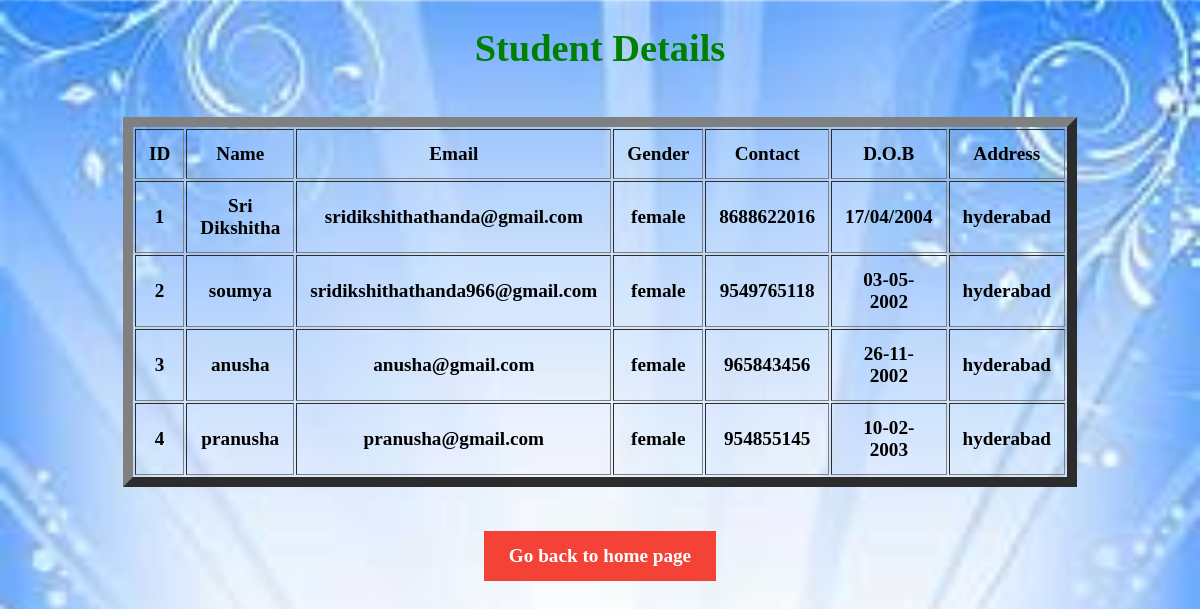
Page /student_info on the committed database.
### tables this page shows
CREATE TABLE Student_Info (id INTEGER PRIMARY KEY AUTOINCREMENT, name TEXT NOT NULL, email TEXT UNIQUE NOT NULL, gender TEXT NOT NULL, contact TEXT UNIQUE NOT NULL, dob TEXT NOT NULL, address TEXT NOT NULL);

### application.py (the view)
@app.route("/student_info")
def student_info():
    connection = sqlite3.connect("student_detials.db")
    connection.row_factory = sqlite3.Row
    cursor = connection.cursor()
    cursor.execute("select * from Student_Info")
    rows = cursor.fetchall()
    return render_template("student_info.html",rows = rows)

### Templates/student_info.html (shortened to what this page needs)
<!DOCTYPE html>
 <html>
 <head>
 </head>
 <body>
 <h1 style="color: green">Student  Details</h1><br>
 <table align="center" cellspacing = "2" cellpadding = "13" border = "10" width="700" >
 <thead>
 <td>ID</td>
 <td>Name</td>
 <td>Email</td>
 <td>Gender</td>
 <td>Contact</td>
 <td>D.O.B</td>
 <td>Address</td>
 </thead>
 {% for row in rows %}
 <tr>
 <td>{{row["id"]}}</td>
 <td>{{row["name"]}}</td>
 <td>{{row["email"]}}</td>
 <td>{{row["gender"]}}</td>
 <td>{{row["contact"]}}</td>
 <td>{{row["dob"]}}</td>
 <td>{{row["address"]}}</td>
 </tr>
 {% endfor %}
 </table>
 <br><br>
 <a href="/">Go back to home page</a>
 </body>
 </html>

### Templates/student_info.html (style rules this page uses)
body { background-image: url('/static/4.jpg'); background-size: cover; text-align: center; font-weight: bold; font-size: larger; }
a:link, a:visited { background-color: #f44336; color: white; padding: 14px 25px; text-align: center; text-decoration: none; display: inline-block; }

### rows in the picture
Student_Info: id "1", name "Sri Dikshitha", email "sridikshithathanda@gmail.com", gender "female", contact "8688622016", dob "17/04/2004", address "hyderabad"
Student_Info: id "2", name "soumya", email "sridikshithathanda966@gmail.com", gender "female", contact "9549765118", dob "03-05-2002", address "hyderabad"
Student_Info: id "3", name "anusha", email "anusha@gmail.com", gender "female", contact "965843456", dob "26-11-2002", address "hyderabad"
Student_Info: id "4", name "pranusha", email "pranusha@gmail.com", gender "female", contact "954855145", dob "10-02-2003", address "hyderabad"
